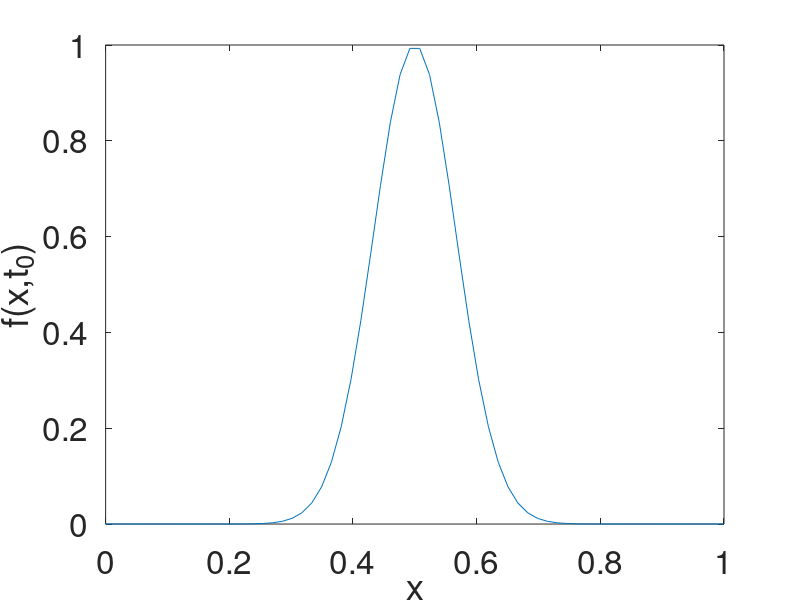

This chart was generated by the following MATLAB code: (Note: this script raises an error after producing the figure.)
%% Define a 1D space and time grid in x,t for a test problem
lx=64;
a=0;     %here a,b are the endpoints of the x-domain
b=1;     %use a square region for a test problem
x=linspace(a,b,lx);
dx=x(2)-x(1);        %grid spacing

v=1;            %velocity of wave propagation
targetCFL=0.9;
dt=targetCFL*dx/v;
t=0:dt:50*dt;
lt=numel(t);


%% Initial conditions for our test problem
x0=1/2*(a+b);
sigx=1/15*(b-a);
finitial=exp(-(x-x0).^2/2/sigx^2);

figure(1);
plot(x,finitial);
xlabel('x');
ylabel('f(x,t_0)');
set(gca,'FontSize',24);


%% Analytical solution
% fexact=zeros(lx,lt);
% fexact(:,1)=finitial;
% 
% for n=1:lt-1
%     for i=1:lx
%       xloc=mod(x0+v*t(n),b);
%       fexact(i,n+1)=exp(-(x(i)-xloc).^2/2/sigx^2);
%     end %for
%     
%     plot(x,fexact(:,n));
%     xlabel('x');
%     ylabel('f(x,t)');
%     title('Exact')
%     pause(0.1);
% end %for


% %% FTCS method (will be unstable)
% figure(2);
% 
% fFTCS=zeros(lx,lt);
% fFTCS(:,1)=finitial;
% 
% %ghost cell values for implementing boundary conditions
% fleft=zeros(2,1);
% fright=zeros(2,1);
% 
% for n=1:lt-1
%     fleft=fFTCS(lx-1:lx,n);    %ghost cells here implement periodic boundary conditions
%     fright=fFTCS(1:2,n);
%     
%     fFTCS(1,n+1)=fFTCS(1,n)-dt/2/dx*v*(fFTCS(2,n)-fleft(2));
%     for i=2:lx-1     %interior grid points
%         fFTCS(i,n+1)=fFTCS(i,n)-dt/2/dx*v*(fFTCS(i+1,n)-fFTCS(i-1,n));
%     end %for
%     fFTCS(lx,n+1)=fFTCS(lx,n)-dt/2/dx*v*(fright(1)-fFTCS(lx-1,n));
%     
%     plot(x,fFTCS(:,n));
%     xlabel('x');
%     ylabel('f(x,t)');
%     title('FTCS');
%     set(gca,'FontSize',24);
%     pause(0.1);
% end %for
% 
% 


%% Lax-Friedrichs and Lax-Wendroff comparison
figure(3);

flax=zeros(lx,lt);
flax(:,1)=finitial;

flw=zeros(lx,lt);
flw(:,1)=finitial;
for n=1:lt-1
    flax(:,n+1)=LaxFried(dt,dx,v,flax(:,n));
    flw(:,n+1)=LaxWen(dt,dx,v,flw(:,n));
    
    plot(x,flax(:,n+1),x,flw(:,n+1));
    legend('Lax-F','Law-W')
    xlabel('x');
    ylabel('f(x,t)');
    title(sprintf('Solver comparison, t=%5.3f',t(n)));
    set(gca,'FontSize',24);
    pause(0.1);
end %for


%% Upwinding and Godunov's method



%% Problems with implicit approaches to waves

